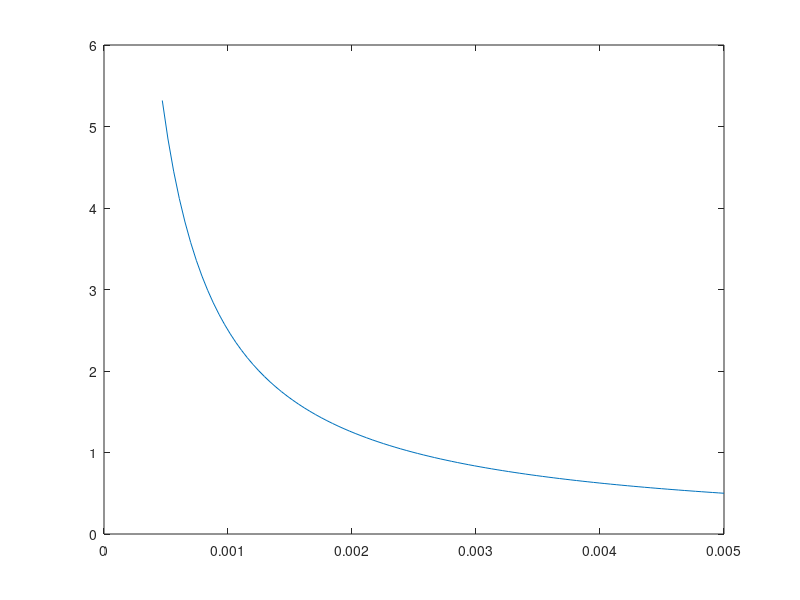

Recreate this plot in MATLAB.
f = 60

Iload = 0.3

C = linspace(0.000470, 0.005000, 100);

Vripple = Iload ./ ( 2 * f * C);

plot(C, Vripple);


C = 0.00080

Vripple = Iload / ( 2 * f * C)


Vripple = 1.5

C = Iload / ( 2 * f * Vripple )


Vripple * 0.001


